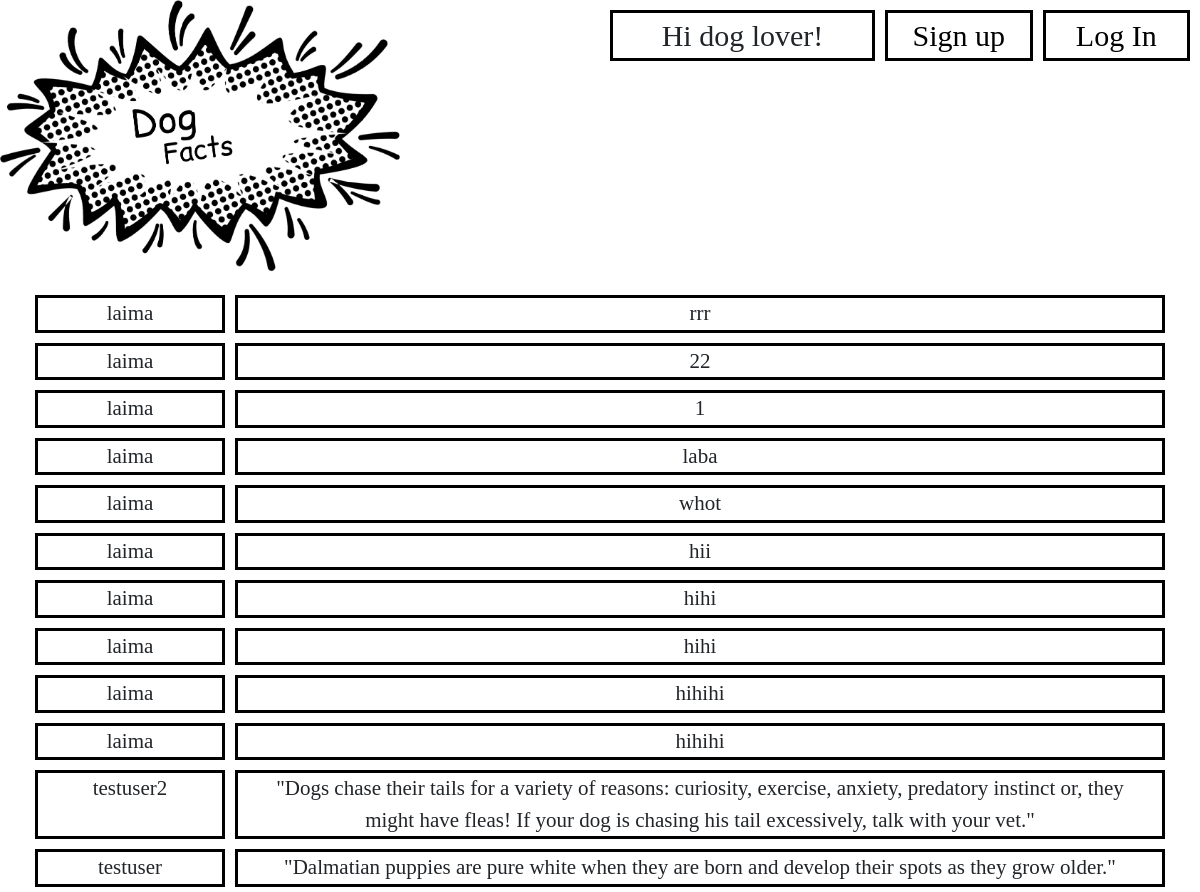
/facts, run on an earlier commit of the app's database.
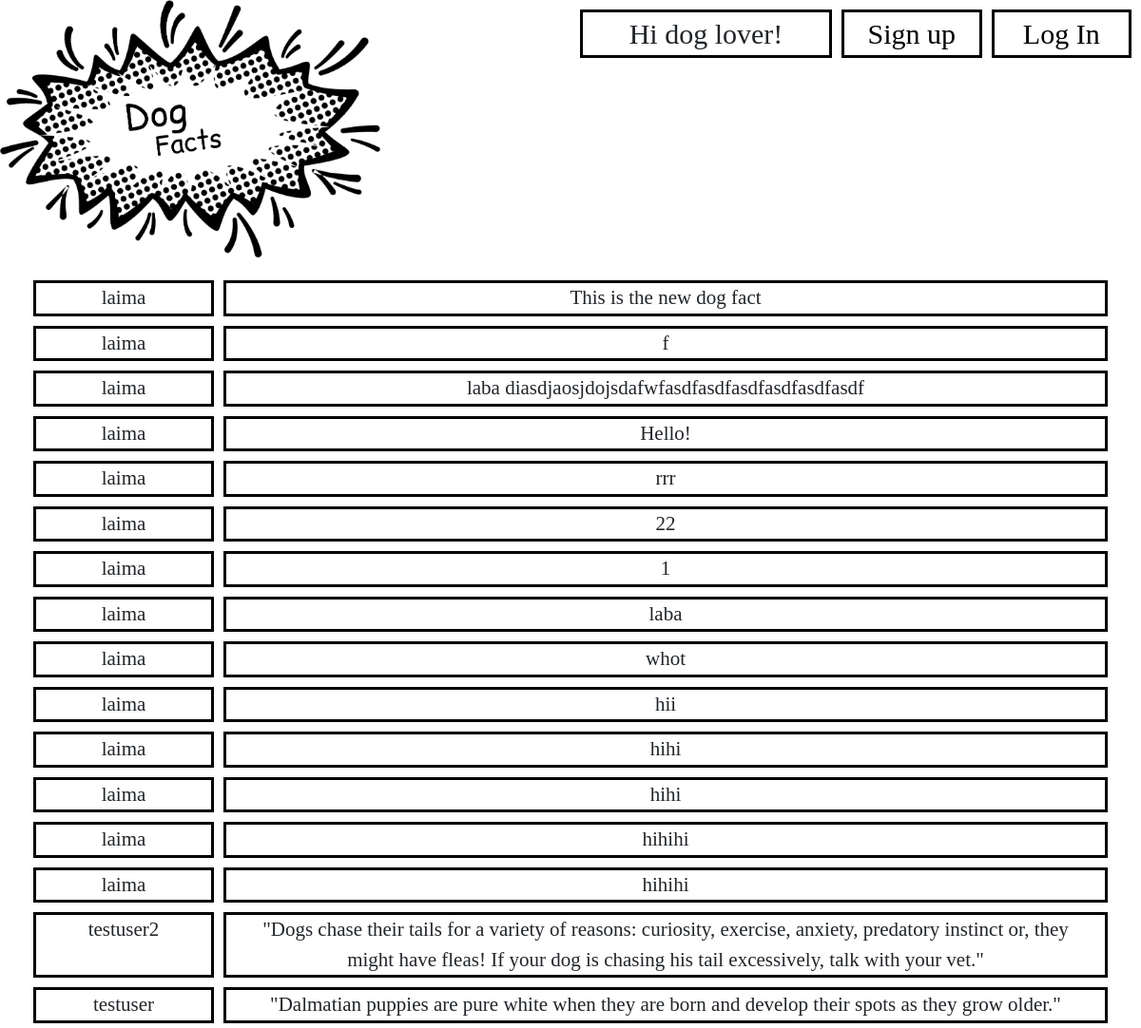
And on a later commit of the database.
### facts/models.py (models this page shows, shortened)
class Fact(models.Model):
    text = models.TextField()
    DOG = "Dog"
    types = [(DOG, "dog"),]
    type = models.CharField(choices=types, default=DOG, max_length=255)
    user = models.ForeignKey(get_user_model(), on_delete=models.CASCADE)

### facts/views.py (the view)
# urls.py: path('facts', morefacts, name='morefacts'),
def morefacts(request):
    all_facts = Fact.objects.all().order_by('-id')
    context = {
        'facts':all_facts,
    }
    return render(request, 'facts.html', context)

### templates/facts.html (shortened to what this page needs)
{% extends 'base.html' %}
{% block content %}
    <div class="container" style="margin-top:30px;">
        {% for fact in facts %}
        <div class="row">
            <div class="col-2" style="margin:5px; border: 3px solid black; background-color:white; text-align:center">
                <p style="margin: auto; font-size:21px">{{fact.user}}</p>
            </div>
            <div class="col" style="margin:5px; border: 3px solid black; background-color:white; text-align:center">
                <p style="margin: auto; font-size:21px">{{fact.text}}</p>
            </div>
        </div>
        {% endfor %}
    </div>
{% endblock content %}

What changed in the data, as far as the page shows it:
added Fact: user "laima", text "This is the new dog fact"
added Fact: user "laima", text "f"
added Fact: user "laima", text "laba diasdjaosjdojsdafwfasdfasdfasdfasdfasdfasdf"
added Fact: user "laima", text "Hello!"
